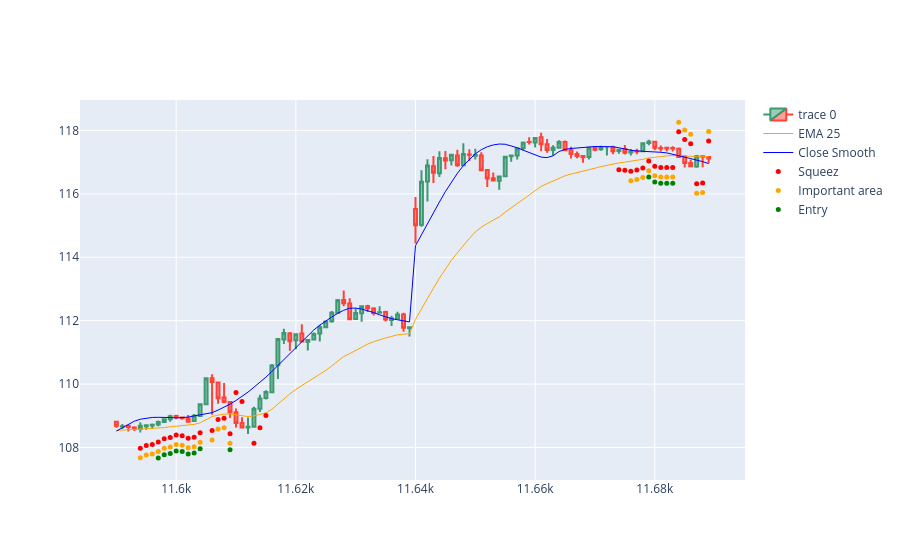

The code cell stored with this chart in its notebook:
### Code cell
import plotly.io as pio
import plotly.graph_objects as go  

dfpl = df[11590:11690]

fig = go.Figure(
    data=[
        go.Candlestick(
            x=dfpl.index,
            open=dfpl['open_5min'],
            high=dfpl['high_5min'],
            low=dfpl['low_5min'],
            close=dfpl['close_5min']),
        go.Scatter(
            x=dfpl.index, 
            y=dfpl['ema25_5min'],
            line=dict(color='orange', width=1), 
            name="EMA 25"),
        go.Scatter(
            x=dfpl.index, 
            y=dfpl['close5min_smooth'],
            line=dict(color='blue', width=1), 
            name="Close Smooth")
    ]
)

fig.add_scatter(x=dfpl.index, y=dfpl['squezzeArea'], mode="markers", marker=dict(size=5, color="red"), name="Squeez")
fig.add_scatter(x=dfpl.index, y=dfpl['squeezeCloseToEmaArea'], mode="markers", marker=dict(size=5, color="orange"), name="Important area")
fig.add_scatter(x=dfpl.index, y=dfpl['posibleBreakArea'], mode="markers", marker=dict(size=5, color="green"), name="Entry")

fig.update_layout(xaxis_rangeslider_visible=False)
fig.show()
